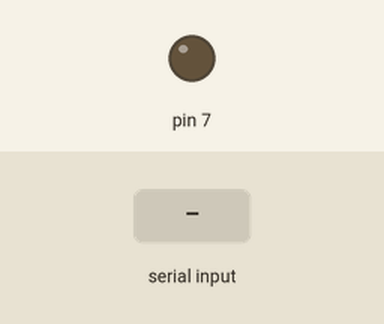
Bench run of a sketch on a simulated Arduino Uno, built with avr-gcc and run on an emulated ATmega328P. Parts: output pins drawn as LEDs (lit = HIGH). Inputs (shaded band) come from the test bench. What the sketch prints to the serial monitor is not drawn.

Above: at 1.2 s.
1.3 s: "1" received over Serial
At 1.4 s:
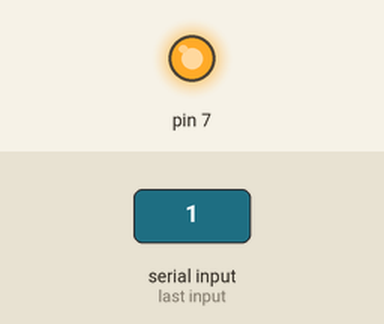
3.0 s: "2" received over Serial
Timing chart, 0 to 6.0 s (numbered marks = the images above; inputs shaded):
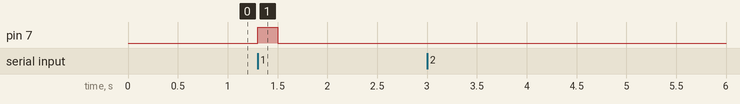

Measured:
- after the input at 1.3 s, pin 7: LOW → HIGH at once, → LOW 0.20 s later
- after the input at 3.0 s, every drawn part: stays the same

The sketch:

Garage.ino
```cpp
#include <stdio.h>

enum STATES
{
  OPEN,
  OPENING,
  CLOSED,
  CLOSING,
  PARTIAL
};

unsigned long time;
STATES current_state = OPEN;
//char value = 0;

void setup()
{
  int i;
  Serial.begin(9600);
  pinMode(7, OUTPUT );
}


void loop()
{
  if( Serial.available() )
  {
    char value = Serial.read();

    if( value == '1' )
    {
      digitalWrite( 7, HIGH );
      delay(200);
      digitalWrite( 7, LOW );
      time = millis();
      if( current_state == OPEN || current_state == PARTIAL )
      {
        current_state = CLOSING;
      }
      else if( current_state == CLOSED || current_state == CLOSING )
      {
        current_state = OPENING;
      }
      else// current_state == OPENING
      {
        current_state = PARTIAL;
      }
    }

    if( value == '2' )
      Serial.println( current_state );
  }

  //if it has been nine and a half seconds and
  //the garage door is opeinging or closing
  if( (millis() - time) > 9500 &&
      (current_state == OPENING || current_state == CLOSING) )
  {
    if( current_state == OPENING )
    {
      current_state = OPEN;
    }
    else// current_state == CLOSING
    {
      current_state = CLOSED;
    }
  }
}
```
